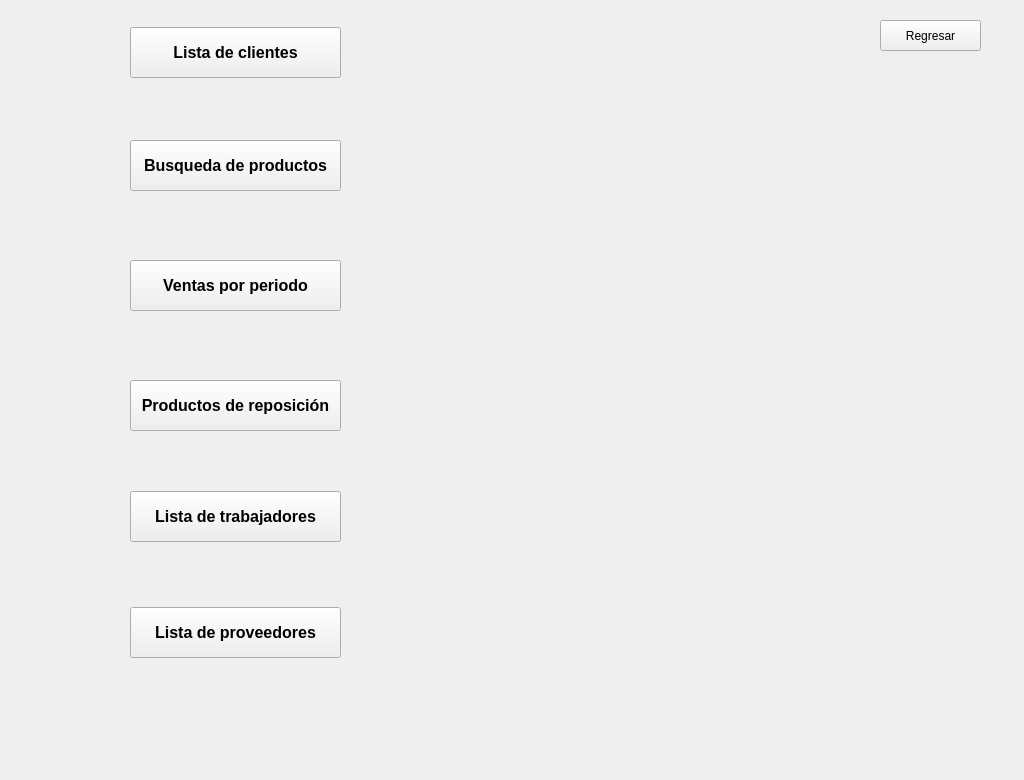
<?xml version="1.0" encoding="UTF-8"?>
<ui version="4.0">
 <class>Reportes</class>
 <widget class="QWidget" name="Reportes">
  <property name="geometry">
   <rect>
    <x>0</x>
    <y>0</y>
    <width>1024</width>
    <height>780</height>
   </rect>
  </property>
  <property name="windowTitle">
   <string>Form</string>
  </property>
  <widget class="QLabel" name="ventana_reportes">
   <property name="geometry">
    <rect>
     <x>0</x>
     <y>-83</y>
     <width>1101</width>
     <height>871</height>
    </rect>
   </property>
   <property name="text">
    <string/>
   </property>
   <property name="pixmap">
    <pixmap>../Recursos/reportes-design.jpg</pixmap>
   </property>
  </widget>
  <widget class="QPushButton" name="id_listaclientes">
   <property name="geometry">
    <rect>
     <x>130</x>
     <y>27</y>
     <width>211</width>
     <height>51</height>
    </rect>
   </property>
   <property name="font">
    <font>
     <family>Arial</family>
     <pointsize>12</pointsize>
     <weight>75</weight>
     <bold>true</bold>
    </font>
   </property>
   <property name="autoFillBackground">
    <bool>true</bool>
   </property>
   <property name="text">
    <string>Lista de clientes</string>
   </property>
  </widget>
  <widget class="QPushButton" name="id_busquedaproductos">
   <property name="geometry">
    <rect>
     <x>130</x>
     <y>140</y>
     <width>211</width>
     <height>51</height>
    </rect>
   </property>
   <property name="font">
    <font>
     <family>Arial</family>
     <pointsize>12</pointsize>
     <weight>75</weight>
     <bold>true</bold>
    </font>
   </property>
   <property name="text">
    <string>Busqueda de productos</string>
   </property>
  </widget>
  <widget class="QPushButton" name="id_ventasperiodo">
   <property name="geometry">
    <rect>
     <x>130</x>
     <y>260</y>
     <width>211</width>
     <height>51</height>
    </rect>
   </property>
   <property name="font">
    <font>
     <family>Arial</family>
     <pointsize>12</pointsize>
     <weight>75</weight>
     <bold>true</bold>
    </font>
   </property>
   <property name="text">
    <string>Ventas por periodo</string>
   </property>
  </widget>
  <widget class="QPushButton" name="id_productosreposicion">
   <property name="geometry">
    <rect>
     <x>130</x>
     <y>380</y>
     <width>211</width>
     <height>51</height>
    </rect>
   </property>
   <property name="font">
    <font>
     <family>Arial</family>
     <pointsize>12</pointsize>
     <weight>75</weight>
     <bold>true</bold>
    </font>
   </property>
   <property name="text">
    <string>Productos de reposición</string>
   </property>
  </widget>
  <widget class="QPushButton" name="id_listatrabajadores">
   <property name="geometry">
    <rect>
     <x>130</x>
     <y>491</y>
     <width>211</width>
     <height>51</height>
    </rect>
   </property>
   <property name="font">
    <font>
     <family>Arial</family>
     <pointsize>12</pointsize>
     <weight>75</weight>
     <bold>true</bold>
    </font>
   </property>
   <property name="text">
    <string>Lista de trabajadores</string>
   </property>
  </widget>
  <widget class="QPushButton" name="id_listaproveedores">
   <property name="geometry">
    <rect>
     <x>130</x>
     <y>607</y>
     <width>211</width>
     <height>51</height>
    </rect>
   </property>
   <property name="font">
    <font>
     <family>Arial</family>
     <pointsize>12</pointsize>
     <weight>75</weight>
     <bold>true</bold>
    </font>
   </property>
   <property name="text">
    <string>Lista de proveedores</string>
   </property>
  </widget>
  <widget class="QPushButton" name="id_regresardereportes">
   <property name="geometry">
    <rect>
     <x>880</x>
     <y>20</y>
     <width>101</width>
     <height>31</height>
    </rect>
   </property>
   <property name="text">
    <string>Regresar</string>
   </property>
   <property name="icon">
    <iconset>
     <normaloff>../Recursos/regreso.png</normaloff>../Recursos/regreso.png</iconset>
   </property>
  </widget>
 </widget>
 <resources/>
 <connections/>
</ui>
